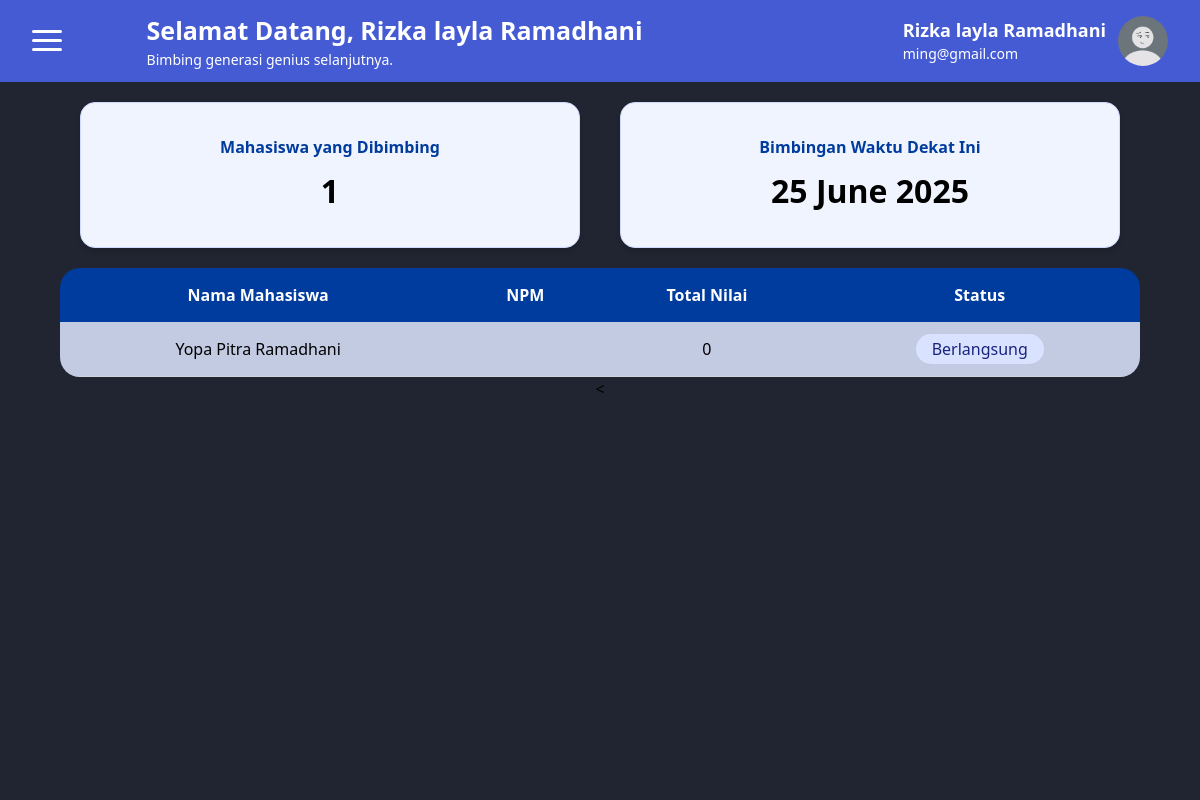
The page /dashboard/dashboard-dosen/ (signed in) on the database as committed earlier.
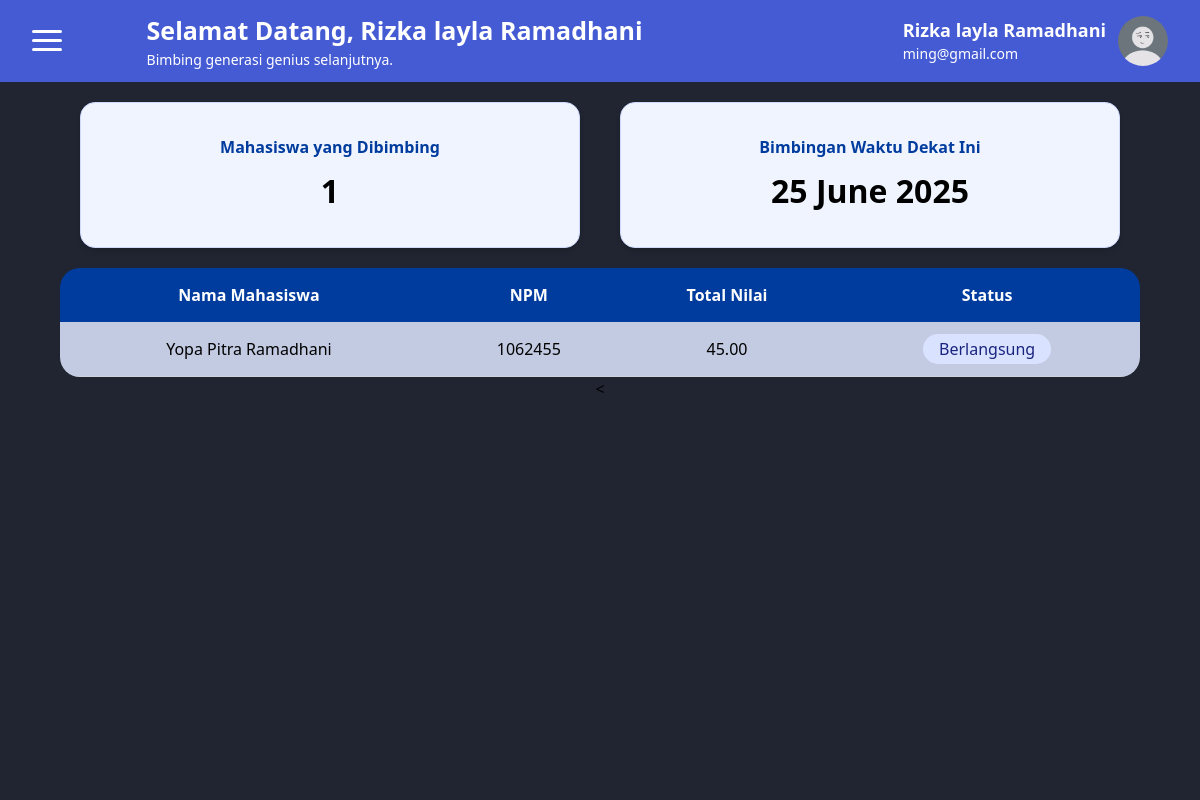
The same page on the database as committed later.
### tables this page shows
CREATE TABLE `magang` (
  `id_magang` varchar(20) NOT NULL,
  `id_mhs` varchar(20) NOT NULL,
  `id_lowongan` varchar(20) NOT NULL,
  `id_dosen` varchar(20) NOT NULL,
  `nilai` int DEFAULT NULL,
  `status` enum('Berlangsung','Selesai','Gagal') DEFAULT 'Berlangsung',
  `created_at` timestamp NOT NULL DEFAULT CURRENT_TIMESTAMP,
  `updated_at` timestamp NOT NULL DEFAULT CURRENT_TIMESTAMP
);

CREATE TABLE `mahasiswa` (
  `id_mhs` varchar(20) NOT NULL,
  `id_user` varchar(20) DEFAULT NULL,
  `profil` varchar(255) DEFAULT NULL,
  `nama` varchar(255) DEFAULT NULL,
  `npm` varchar(255) DEFAULT NULL,
  `jenis_kelamin` enum('Laki-laki','Perempuan') DEFAULT NULL,
  `tempat_lahir` varchar(255) DEFAULT NULL,
  `tanggal_lahir` date DEFAULT NULL,
  `agama` enum('Islam','Kristen','Katolik','Buddha','Hindu','Konghucu') DEFAULT NULL,
  `provinsi` varchar(255) DEFAULT NULL,
  `kabupaten` varchar(255) DEFAULT NULL,
  `kecamatan` varchar(255) DEFAULT NULL,
  `desa` varchar(255) DEFAULT NULL,
  `alamat` text,
  `universitas` text,
  `status` enum('Sedang Magang','Tidak Magang') DEFAULT 'Tidak Magang',
  `created_at` timestamp NULL DEFAULT CURRENT_TIMESTAMP,
  `updated_at` timestamp NULL DEFAULT CURRENT_TIMESTAMP
);

### dashboard/dashboard-dosen/index.php (the view, shortened to what the changed rows need)
<?php
include '../../db.php';
include '../components/render-components.php';
$idUser = $_SESSION['id_user'];
$email = $_SESSION['email'];
$dataDosen = mysqli_fetch_assoc(mysqli_query($connect, "SELECT * FROM dosen WHERE id_user = '$idUser'"));
?>
<!DOCTYPE html>
<html lang="en">
<head>
    <script src="https://cdn.tailwindcss.com"></script>
    <link rel="stylesheet" href="https://cdnjs.cloudflare.com/ajax/libs/font-awesome/6.5.0/css/all.min.css">
    <link rel="stylesheet" href="../../assets/css/dashboard.css">
</head>
<body class="h-screen flex flex-col">
    <?php
    $nama = $dataDosen['nama_dosen'] ?? 'Dosen';
    echo renderHeader($nama, $email, 'Bimbing');
    ?>
    <div class="flex flex-1 relative">
        <section class="bg-[#1d222efb] w-full overflow-hidden flex flex-col items-center">
            <div id="dashboard" class="menu w-full overflow-hidden flex-col items-center">
                <table class="w-[90%] rounded-[20px] overflow-hidden">
                    <thead class="bg-[#003c9e] text-white">
                        <tr>
                            <th class="p-[15px] text-center">Nama Mahasiswa</th>
                            <th class="p-[15px] text-center">NPM</th>
                            <th class="p-[15px] text-center">Total Nilai</th>
                            <th class="p-[15px] text-center">Status</th>
                        </tr>
                    </thead>
                    <tbody class="bg-[#c3cbe2] text-center">
                        <?php
                        $updateNilaiQuery = "UPDATE magang m LEFT JOIN (
                        SELECT id_magang, ROUND(AVG(nilai_kegiatan), 2) AS rata_rata
                                FROM kegiatan_magang
                                GROUP BY id_magang
                            ) km ON m.id_magang = km.id_magang
                            SET m.nilai = IFNULL(km.rata_rata, 0)
                            WHERE m.id_dosen = '{$dataDosen['id_dosen']}'
                        ";
                        mysqli_query($connect, $updateNilaiQuery);
                        $queryMahasiswa = "SELECT
                                mhs.nama,
                                mhs.npm,
                                mg.status,
                                mg.id_magang,
                                (
                                    SELECT
                                        ROUND(AVG(nilai_kegiatan), 2)
                                    FROM kegiatan_magang
                                    WHERE kegiatan_magang.id_magang = mg.id_magang
                                ) AS nilai
                            FROM magang mg
                            JOIN mahasiswa mhs ON mg.id_mhs = mhs.id_mhs
                            WHERE mg.id_dosen = '{$dataDosen['id_dosen']}'
                        ";
                        $resultMahasiswa = mysqli_query($connect, $queryMahasiswa);
                        if ($resultMahasiswa && mysqli_num_rows($resultMahasiswa) > 0):
                            while ($row = mysqli_fetch_assoc($resultMahasiswa)):
                                $nama = htmlspecialchars($row['nama'] ?? '');
                                $npm = htmlspecialchars($row['npm'] ?? '');
                                $nilai = isset($row['nilai']) ? htmlspecialchars($row['nilai']) : '0';
                                $status = $row['status'] ?? '';
                                switch ($status) {
                                    case 'Berlangsung':
                                    default:
                                        $statusClass = 'bg-[#d9e3ff] text-[#1a237e]';
                                        break;
                                }
                        ?>
                                <tr class="border-b border-gray-300">
                                    <td class="p-[15px]"><?= $nama ?></td>
                                    <td class="p-[15px]"><?= $npm ?></td>
                                    <td class="p-[15px]"><?= $nilai ?></td>
                                    <td class="p-[15px]">
                                        <span class="px-4 py-1 rounded-full <?= $statusClass ?>">
                                            <?= $status ?>
                                        </span>
                                    </td>
                                </tr>
                            <?php endwhile;
                        else: ?>
                            <tr>
                                <td colspan="4" class="p-[15px] text-gray-700">Belum ada data mahasiswa bimbingan.</td>
                            </tr>
                        <?php endif; ?>
                    </tbody>
                </table>
            </div>
    </section>
    </div>
</body>
</html>

Rows that differ between the two databases and show on the page:
changed magang "Berlangsung": id_mhs.npm (not shown) → "1062455"; nilai "0" → "45.00"
